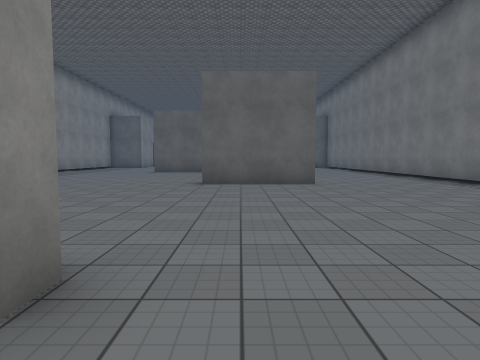
view 1 (above)

18 first-person views from a walk through a 3-D level made in the Unity game engine. The camera is 1.4 m above the floor, tilts 4° down and sees 75° across. The floor is counted in squares, 2 m on a side. Each view is taken from the middle of a square. On the plan, view 1 faces up. The plan holds only what a view shows up to about 10 squares ahead; the rest is blank. The place goes on beyond the plan. The player is left out. Surface patterns are stand-ins for the level's own textures.

view 2
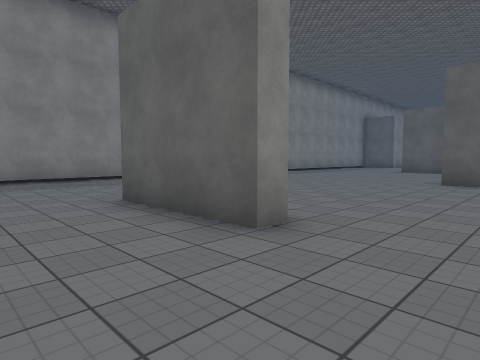

view 3
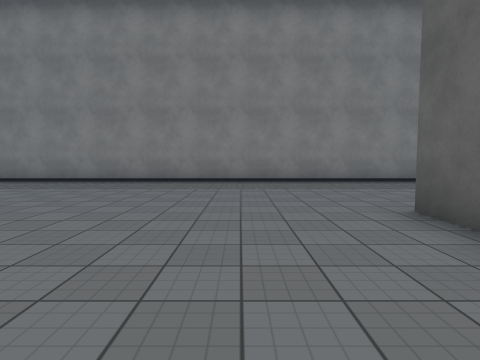

view 4
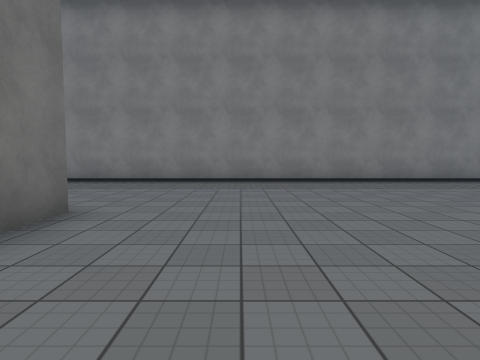

view 5
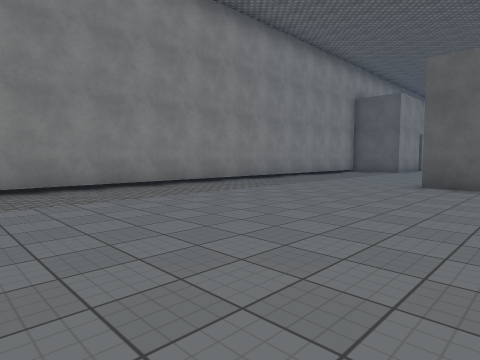

view 6
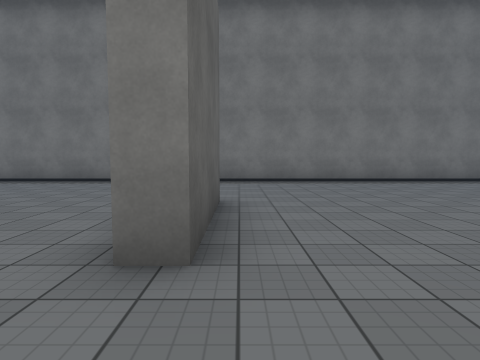

view 7
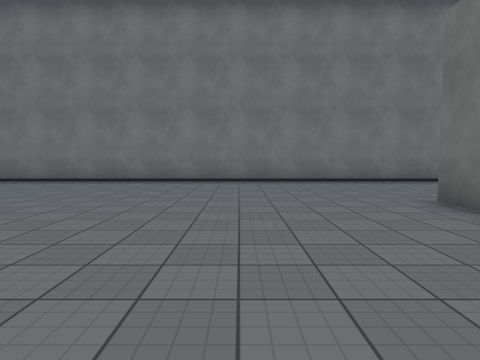

view 8
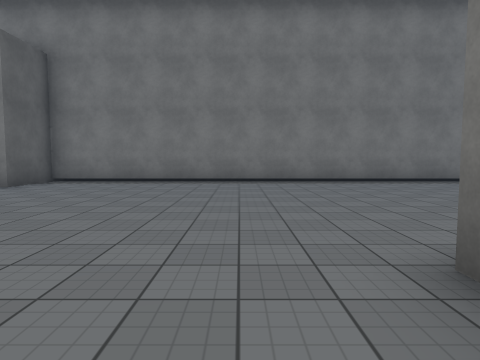

view 9
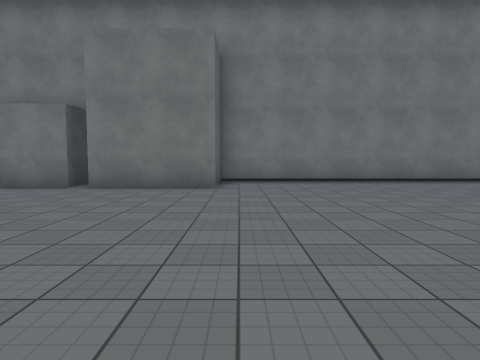

view 10
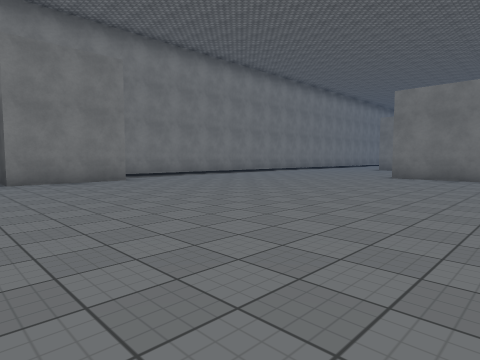

view 11
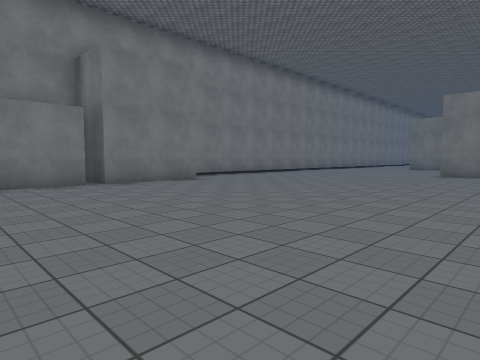

view 12
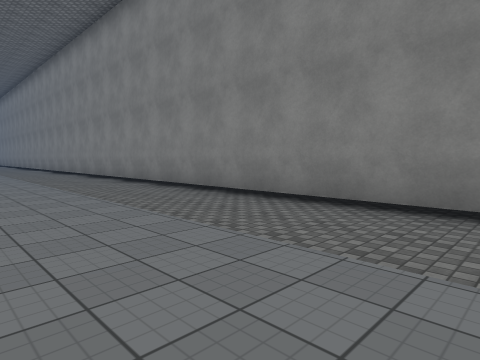

view 13
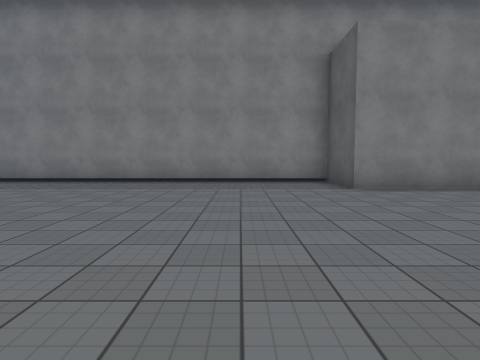

view 14
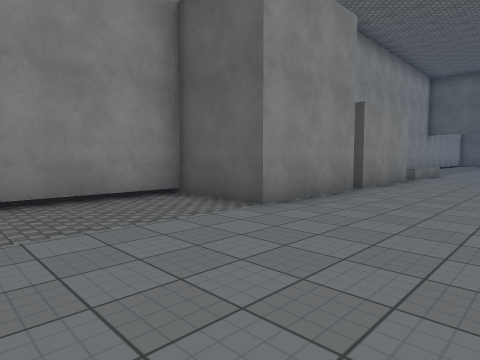

view 15
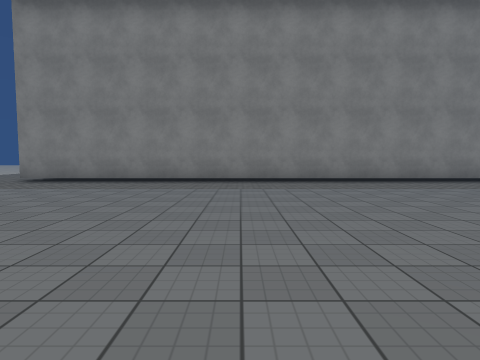

view 16
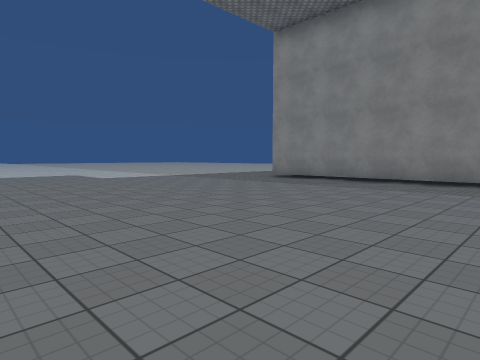

view 17
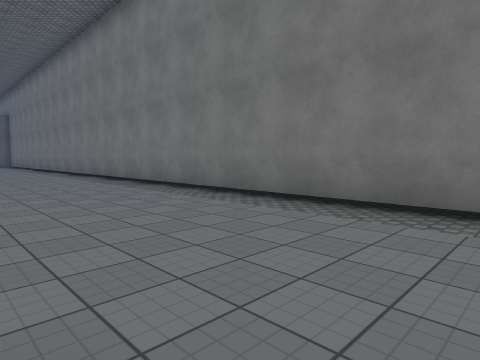

view 18
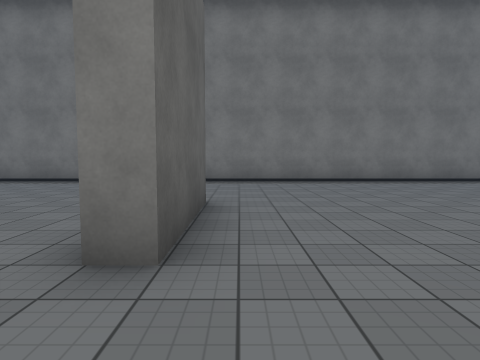

### Floor plan
Points are (right, up) in squares from view 1. A wall is a line through its corners. A room is listed if a view was taken in it or the views show most of it. See-through windows are left out.
Room 1 (views 1, 2, 3, 4, 5, 6, 7, 8, 9, 10, 11, 12, 13, 14, 15, 16, 17, 18)
walls: (1, 8.8) (2, 8.8); (2, 8.3) (-1, 8.3) (-1, 8.9); (-1, 1.9) (-1, 1.3) (-4.1, 1.3); (-4.1, 1.8) (-2.9, 1.8); (-3, 15.2) (-4.2, 15.2); (-3.5, 15.6) (-1, 15.6); (1.9, -4.5) (-1, -4.5) (-1, -3.9); (6.3, -12.1) (6.3, 22.6) (4.5, 22.6) (4.5, 25.6); (-7.1, 25.8) (-7.1, 22.6) (-9.3, 22.6) (-9.3, -13.6); (4.5, 26.1) (4.5, 28); (-7.1, 29.2) (-7.1, 26.1)

Where each view was taken, in squares from view 1:
view 1: 0 up, 0 right, facing up
view 2: 1 down, 1 right, facing up-left
view 3: 1 down, 0 right, facing left
view 4: 4 up, 0 right, facing left
view 5: 7 up, 2 left, facing up-left
view 6: 8 up, 3 left, facing right
view 7: 12 up, 3 left, facing right
view 8: 17 up, 3 left, facing right
view 9: 22 up, 3 left, facing right
view 10: 27 up, 5 left, facing down-right
view 11: 29 up, 4 left, facing down-right
view 12: 20 up, 5 left, facing down-left
view 13: 20 up, 0 right, facing left
view 14: 19 up, 4 left, facing up-left
view 15: 7 down, 0 right, facing left
view 16: 6 down, 0 right, facing down-left
view 17: 5 down, 2 right, facing up-right
view 18: 5 down, 3 left, facing right
